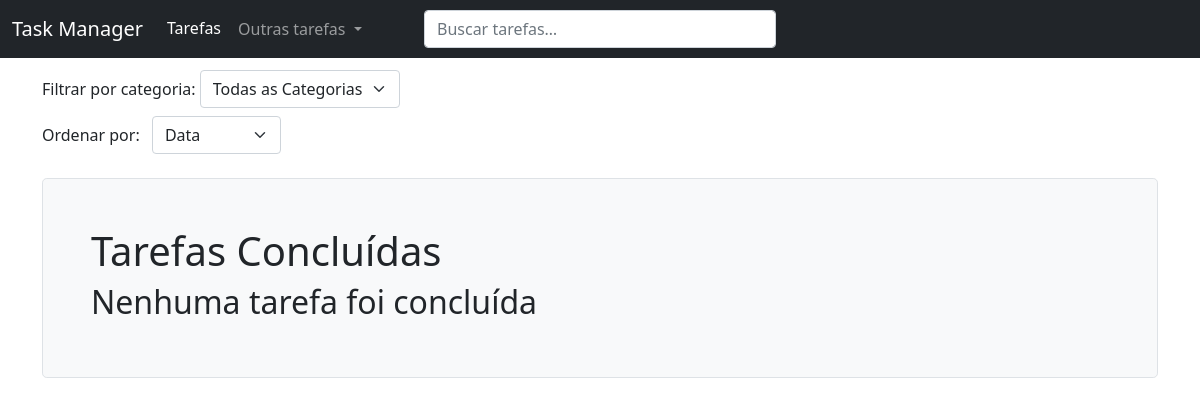
The page /tarefas/concluidas/ on the database as committed earlier.
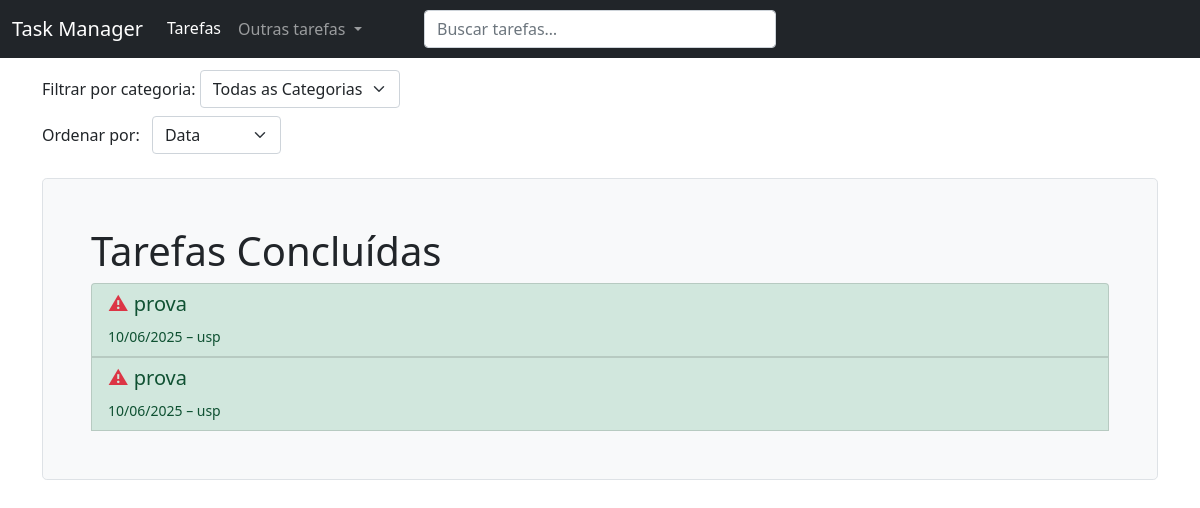
The same page on the database as committed later.
### tarefas/models.py (models this page shows, shortened)
class Tarefa(models.Model):
    OPCOES_PRIORIDADE = (
        ("alta", "Alta"),
        ("média", "Média"),
        ("baixa", "Baixa"),
    )
    OPCOES_STATUS = (
        ("concluído", "Concluído"),
        ("pendente", "Pendente"),
        ("adiado", "Adiado"),
    )
    titulo = models.CharField(max_length=50, default="Sem título")
    descricao = models.CharField(max_length=400)
    data = models.DateField()
    prioridade = models.CharField(max_length=25, choices=OPCOES_PRIORIDADE, default="média")
    status = models.CharField(max_length=25, choices=OPCOES_STATUS, default="pendente")
    categoria = models.ForeignKey(
        'Categoria',
        on_delete=models.CASCADE,
        related_name="tarefas",
    )

class Categoria(models.Model):
    nome = models.CharField(max_length=50, default="Geral")
    def __str__(self):
        return self.nome

### tarefas/views.py (the view)
# urls.py: path("concluidas/", views.tarefas_concluidas_list, name="tarefas_concluidas_list"),
def tarefas_concluidas_list(request):
    busca = request.GET.get("q", "").strip()
    categoria_id = request.GET.get('categoria')
    ordenar_por = request.GET.get('ordenar_por', 'data')
    tarefas_concluidas = Tarefa.objects.filter(status="concluído")
    if busca:
        tarefas_concluidas = tarefas_concluidas.filter(
            Q(titulo__icontains=busca) |
            Q(descricao__icontains=busca) |
            Q(categoria__nome__icontains=busca)
        )
    if categoria_id:
        tarefas_concluidas = tarefas_concluidas.filter(categoria_id=categoria_id)
    if ordenar_por == 'prioridade':
        tarefas_concluidas = tarefas_concluidas.annotate(
            prioridade_order=Case(
                When(prioridade='alta', then=Value(1)),
                When(prioridade='média', then=Value(2)),
                When(prioridade='baixa', then=Value(3)),
                output_field=IntegerField(),
            )
        ).order_by('prioridade_order', 'data')
    else:
        tarefas_concluidas = tarefas_concluidas.order_by('data', 'prioridade')
    categorias = Categoria.objects.all()
    context = {
        'tarefas_concluidas': tarefas_concluidas,
        'categorias': categorias,
        'categoria_selecionada': categoria_id,
        'ordenar_por': ordenar_por,
        'today': date.today(),
        'q': busca,
    }
    return render(request, "tarefas/tarefas_concluidas.html", context)

### tarefas/templates/tarefas/tarefas_concluidas.html (shortened to what this page needs)
{% extends "base.html" %}
{% load i18n %}
{% block content %}
{% include "tarefas/partials/filtro_categoria_ordenacao.html" %}
  <div class="h-100 p-5 bg-light border rounded-3">
    <h1>{% trans "Tarefas Concluídas" %}</h1>
    <div class="list-group">
      {% for tarefa in tarefas_concluidas %}
        {% include "tarefas/partials/item_tarefa_concluida.html" %}
      {% empty %}
        <h2>{% trans "Nenhuma tarefa foi concluída" %}</h2>
      {% endfor %}
    </div>
  </div>
{% endblock %}

### tarefas/templates/base.html (shortened to what this page needs)
<!doctype html>
<html lang="en">
  <head>
    <link href="https://cdn.jsdelivr.net/npm/bootstrap@5.0.0-beta3/dist/css/bootstrap.min.css" rel="stylesheet">
  </head>
  <body style="padding-top:70px">
    <nav class="navbar fixed-top navbar-expand-lg navbar-dark bg-dark">
      <div class="container-fluid">
        <a class="navbar-brand" href="{% url 'tarefas_pendentes_list' %}">Task Manager</a>
        <div class="collapse navbar-collapse" id="navbarSupportedContent">
          <ul class="navbar-nav me-auto mb-2 mb-lg-0">
            <li class="nav-item">
              <a class="nav-link active" aria-current="page" href="{% url 'tarefas_pendentes_list' %}">Tarefas</a>
            </li>
            <li class="nav-item dropdown">
              <button class="nav-link dropdown-toggle btn btn-link" id="navbarDropdown" data-bs-toggle="dropdown" aria-expanded="false">
                Outras tarefas
              </button>
            </li>
          </ul>
          <form method="get" action=""
            class="position-absolute start-50 translate-middle-x d-flex"
            style="width:22rem;">
          <input type="search" name="q"
               class="form-control"
               placeholder="Buscar tarefas…"
               value="{{ q|default:'' }}">
            </form>
        </div>
      </div>
    </nav>
    <div class="container">
      {% block content %}
      {% endblock %}
    </div>
  </body>
</html>

### tarefas/templates/tarefas/partials/filtro_categoria_ordenacao.html (shortened to what this page needs)
{% load i18n %}
<form method="get" class="mb-4">
  <div>
    <label for="categoria">{% trans "Filtrar por categoria:" %}</label>
    <select name="categoria" id="categoria" class="form-select w-auto d-inline" onchange="this.form.submit()">
      <option value="">{% trans "Todas as Categorias" %}</option>
    </select>
  </div>
  <div class="mt-2">
    <label for="ordenar_por" class="me-2">{% trans "Ordenar por:" %}</label>
    <select name="ordenar_por" id="ordenar_por" class="form-select w-auto d-inline" onchange="this.form.submit()">
      <option value="data" {% if ordenar_por == "data" %}selected{% endif %}>{% trans "Data" %}</option>
    </select>
  </div>
</form>

### tarefas/templates/tarefas/partials/item_tarefa_concluida.html
<button type="button"
        class="list-group-item list-group-item-success list-group-item-action"
        data-bs-toggle="modal"
        data-bs-target="#modal{{ tarefa.id }}">
  <h5>
    {% if tarefa.data <= today %}
      <span class="text-danger">&#9888;</span>
    {% endif %}
    {{ tarefa.titulo }}
  </h5>
  <small>{{ tarefa.data|date:"d/m/Y" }} – </small>
  <small>{{ tarefa.categoria }}</small>
</button>

### tarefas/templates/tarefas/partials/modal_tarefa.html (shortened to what this page needs)
{% load i18n %}

Rows that differ between the two databases and show on the page:
added Tarefa: titulo "prova", data "10/06/2025", categoria "usp"
added Tarefa: titulo "prova", data "10/06/2025", categoria "usp"
Other text that changed with them:
text no longer shown: "Nenhuma tarefa foi concluída"
